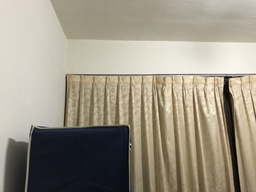
#> input picture data/Room1.JPG, 256 x 192 px, shrunk from 1024 x 768 before the run; its folder holds 4 pictures in this run
$ python main.py   (older library calls are emulated)
#> lines starting #> are read from the running program, lines starting #| are printed output that depends on the picture; after the words box and inside, x2 and y2 are one past the last pixel; in counts of white or black regions, pixels touching at a corner belong together
### SIFTMatcher.py
import numpy as np
from scipy.spatial.distance import cdist

def SIFTMatcher(descriptor1, descriptor2, THRESH=0.49):

    match = []
    dist_matrices = cdist(descriptor1, descriptor2, 'sqeuclidean')
    for idx1, dist_list in enumerate(dist_matrices):

        # find 2 minimum pairs
        smallest = [-1, 999999999]
        second_smallest = [-1, 999999999]
        for idx2, dist in enumerate(dist_list):
            dist = np.sqrt(dist)
            if dist < smallest[1]:
                second_smallest = smallest
                smallest = [idx2, dist]
            elif dist < second_smallest[1]:
                second_smallest = [idx2, dist]

        # check if the smallest pair is a match
        if smallest[1] < THRESH * second_smallest[1]:
            match.append([idx1, smallest[0]])

    return np.asarray(match)

### func.py
import numpy as np
from sympy import *


def findHomography(srcPoints, dstPoints):

    print('src points')
    print(srcPoints)
    print('dst points')
    print(dstPoints)

    # calculate homography
    H = np.array([
        [1,2,3],
        [4,5,6],
        [7,8,1]
    ], dtype=np.float)

    #print(srcPoints[0][0][0])


    f1 = None
    f2 = None
    f3 = None
    f4 = None
    f5 = None
    f6 = None
    f7 = None
    f0 = None

    belem = [0, 0, 0, 0, 0, 0, 0, 0]

    funcs = [f0, f1, f2, f3, f4, f5, f6, f7]
    for j in range(4):
        funcs[j * 2] = [srcPoints[j][0], srcPoints[j][1], 1, 0, 0, 0, -srcPoints[j][0] * dstPoints[j][0],
                       -dstPoints[j][0] * srcPoints[j][1]]
        belem[j * 2] = dstPoints[j][0]
        funcs[j * 2 + 1] = [ 0, 0, 0, srcPoints[j][0], srcPoints[j][1], 1, -srcPoints[j][0] * dstPoints[j][1]
                           , -dstPoints[j][1] * srcPoints[j][1]]
        belem[j * 2 + 1] = dstPoints[j][1]

    A = np.array([funcs[0], funcs[1], funcs[2], funcs[3], funcs[4], funcs[5], funcs[6], funcs[7]])  # 构造系数矩阵 A
    b = np.mat(belem).T  # 构造转置矩阵 b （这里必须为列向量）
    try:
        sol = np.linalg.solve(A, b)  # 调用 solve 函数求解
    except np.linalg.LinAlgError:
        return None
    print(sol)

    H[0, 0] = sol[0]
    H[0, 1] = sol[1]
    H[0, 2] = sol[2]
    H[1, 0] = sol[3]
    H[1, 1] = sol[4]
    H[1, 2] = sol[5]
    H[2, 0] = sol[6]
    H[2, 1] = sol[7]

    return H


def findHomographyRANSAC(srcPoints, dstPoints):

    ITER_NUM = 500
    bestH = None
    bestErr = np.inf

    for x in range(ITER_NUM):
        maybe_idxs, test_idxs = random_partition(4, len(srcPoints))
        H = findHomography(srcPoints[maybe_idxs], dstPoints[maybe_idxs])
        if H is None:
            continue
        testErr = np.mean(computeError(H, srcPoints[test_idxs], dstPoints[test_idxs]))
        if testErr < bestErr:
            bestH = H
            bestErr = testErr

    return bestH


def computeError(H, pt1, pt2):
    match_pt2 = pt2.T
    transformed_pt1 = H.dot(np.concatenate([pt1.T, np.ones([1, pt1.shape[0]])], axis=0))
    transformed_pt1 = (transformed_pt1 / transformed_pt1[2])[:2,]
    dists = np.linalg.norm((transformed_pt1 - match_pt2), axis=0).T
    return dists


def random_partition(k, pts_size):
    all_idxs = np.arange(pts_size)
    np.random.shuffle(all_idxs)
    idxs1 = all_idxs[:k]
    idxs2 = all_idxs[k:]
    return idxs1, idxs2


# [16 lines that do not run on import are left out]

### blending.py
import cv2
import numpy as np

def MultibandBlending(A, B, mask):

    BAND_NUM = 3

    # generate Mask pyramid
    pyM = [mask]
    for i in range(5):
        M = cv2.pyrDown(pyM[i])
        pyM.append(M)

    # generate Gaussian pyramid for A and B
    gpA = [np.asarray(A, np.float64)]
    gpB = [np.asarray(B, np.float64)]
    for i in range(1, BAND_NUM):
        a = cv2.pyrDown(gpA[i-1])
        b = cv2.pyrDown(gpB[i-1])
        gpA.append(a)
        gpB.append(b)

    # generate Laplacian Pyramid for A
    lpA = [gpA[BAND_NUM-1]]
    lpB = [gpB[BAND_NUM-1]]
    for i in range(BAND_NUM-1,0,-1):
        GE = cv2.pyrUp(gpA[i])
        res = cv2.resize(GE, (gpA[i-1].shape[1], gpA[i-1].shape[0]))
        L = cv2.subtract(gpA[i-1], res)
        lpA.append(L)

    # generate Laplacian Pyramid for B
    for i in range(BAND_NUM-1,0,-1):
        GE = cv2.pyrUp(gpB[i])
        res = cv2.resize(GE, (gpB[i - 1].shape[1], gpB[i - 1].shape[0]))
        L = cv2.subtract(gpB[i-1], res)
        lpB.append(L)

    # Now add left and right halves of images in each level
    LS = []
    for i,(la,lb) in enumerate(zip(lpA,lpB)):
        ls = np.zeros(la.shape)
        for c in range(la.shape[2]):
            ls[:,:,c] = lb[:,:,c] * pyM[BAND_NUM-i-1] + la[:,:,c] * (1-pyM[BAND_NUM-i-1])
        LS.append(ls)

    # now reconstruct
    ls_ = LS[0]
    for i in range(1,BAND_NUM):
        ls_ = cv2.pyrUp(ls_)
        res = cv2.resize(ls_, (LS[i].shape[1], LS[i].shape[0]))
        ls_ = cv2.add(res, LS[i])

    return np.asarray(ls_, np.uint8)

### main.py
import cv2
import numpy as np
import func
import blending
from SIFTMatcher import SIFTMatcher
from glob import glob

# Configs
THRESHOLD = 0.7

def main():
    name = 'Room'
    imgList = glob('./data/{}*.JPG'.format(name))
    panoFileName = './result/pano_{}.jpg'.format(name)

    # Read Images
    Images = {}
    for idx, imgPath in enumerate(sorted(imgList)):
        img = cv2.imread(imgPath)
#> img is the input picture: shape (192, 256, 3); mean B, G, R 133.4, 148.9, 156.3
        Images.update({idx: img})
        print(idx, imgPath)
    print('Images loaded. Beginning feature detection...')

    # Initiate SIFT detector
    sift = cv2.xfeatures2d.SIFT_create()

    # Extract SIFT features
    Descriptor = {}
    PointInImg = {}
    for idx, (key, img) in enumerate(sorted(Images.items())):
        I = np.asarray(img)
        f, d = sift.detectAndCompute(I, None)
        PointInImg.update({idx: f})
        Descriptor.update({idx: d})
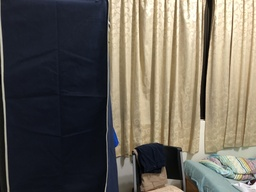
#> I: shape (192, 256, 3); mean B, G, R 89.5, 99.7, 105.3

    # Compute homography
    Transform = {0: np.identity(3)}
    PointInPano = [PointInImg[0][i].pt for i in range(len(PointInImg[0]))]
    DescriptorInPano = Descriptor[0]
    for idx in range(1, len(imgList)):
        print('fitting transformation from ' + str(idx) + ' to pano\t')
        M = SIFTMatcher(DescriptorInPano, Descriptor[idx], THRESHOLD)
        print('matching points:', len(M, ), '\n')

        dst_pts = np.float32([PointInPano[m[0]] for m in M]).reshape(-1, 1, 2)
        src_pts = np.float32([PointInImg[idx][m[1]].pt for m in M]).reshape(-1, 1, 2)

        # H, mask = cv2.findHomography(src_pts, dst_pts, cv2.RANSAC,5.0)
        H = func.findHomographyRANSAC(src_pts.reshape(-1,2), dst_pts.reshape(-1,2))

        # Remove matched keypoints before appending
        indices = [m[1] for m in M]
        pts = np.delete(PointInImg[idx], indices, axis=0)
        des = np.delete(Descriptor[idx], indices, axis=0)

        # Transform coord. of descriptors to pano space
        pts = np.asarray([pts[i].pt for i in range(len(pts))])
        pts = H.dot(np.concatenate([pts.T, np.ones([1, pts.shape[0]])], axis=0))
        pts = (pts / pts[2])[:2,].T

        # Append points and descriptors
        PointInPano = np.concatenate([PointInPano, pts], axis=0)
        DescriptorInPano = np.concatenate([DescriptorInPano, des], axis=0)

        Transform.update({idx: H})
#> this loop made 3 passes
#> pass 1, in SIFTMatcher, `dist_matrices = cdist(descriptor1, descriptor2, 'sqeuclidean')`:
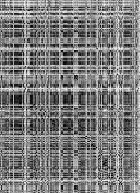
#> dist_matrices: shape (193, 140) float64; min 855, max 464633, mean 227240.7; drawn with min black and max white

    # Compute translation
    pano_corners = np.array([[], []])
    for idx in range(len(imgList)):
        # Find new corners
        curImg = Images[idx]
        corners = np.array([
            [0, curImg.shape[1], curImg.shape[1], 0],
            [0, 0, curImg.shape[0], curImg.shape[0]],
            [1, 1, 1, 1]
        ])
        new_corners = Transform[idx].dot(corners)
        pano_corners = np.concatenate([pano_corners, (new_corners/new_corners[2])[:2,]], axis=1)

    # Calculate translation matrix
    T = np.identity(3, np.float)
    T[0, 2] = -pano_corners[0].min()
    T[1, 2] = -pano_corners[1].min()

    # Calculate new image size
    new_size = (int(pano_corners[0].max()-pano_corners[0].min()), int(pano_corners[1].max()-pano_corners[1].min()))

    # Stitch images
    pano = cv2.warpPerspective(Images[0], T, new_size)
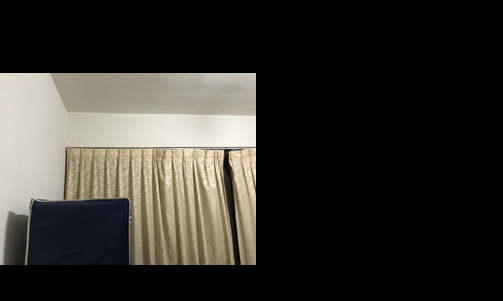
#> pano: shape (301, 503, 3); mean of channels 0, 1, 2 43.3, 48.4, 50.7; drawn as B, G, R
    print('Pano size:', pano.shape)
    for idx in range(1, len(imgList)):

        H = Transform[idx]

        # Warp images
        warped_mask = cv2.warpPerspective(Images[idx], T.dot(H), new_size)
        warped = cv2.warpPerspective(Images[idx], T.dot(H), new_size, borderMode=cv2.BORDER_REFLECT)

        # Find mask
        mask = np.sum(warped_mask, axis=2) != 0
        mask = mask.astype(np.float) # bool to 0 1

        # Do multiband blending
        pano = blending.MultibandBlending(pano, warped, mask)

        cv2.imshow('result{}_{}_pano'.format(idx, idx+1), pano)
        cv2.waitKey(0)
        cv2.destroyAllWindows()
#> this loop made 3 passes
#> pass 1, in main, `warped_mask = cv2.warpPerspective(Images[idx], T.dot(H), new_size)`:
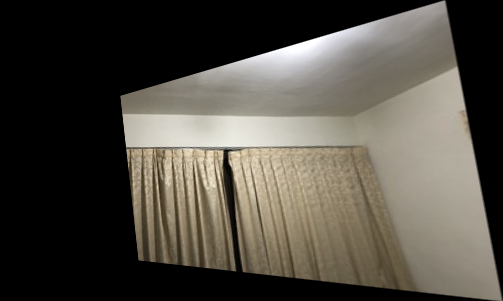
#> warped_mask: shape (301, 503, 3); mean of channels 0, 1, 2 67.5, 76.1, 80.5; drawn as B, G, R
#> pass 1, in main, `warped = cv2.warpPerspective(Images[idx], T.dot(H), new_size, borderMo..`:
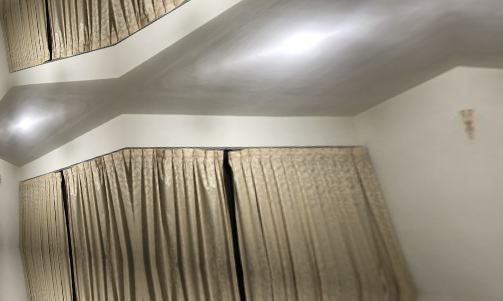
#> warped: shape (301, 503, 3); mean of channels 0, 1, 2 126.1, 141.8, 149.8; drawn as B, G, R
#> pass 1, in main, `mask = np.sum(warped_mask, axis=2) != 0`:
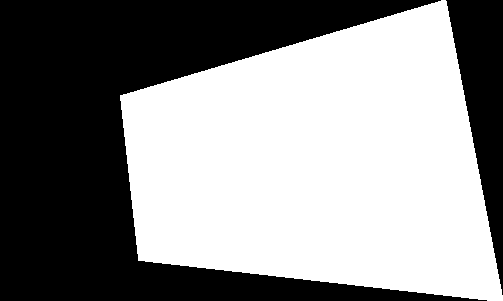
#> mask: shape (301, 503) bool; 54.2% white; 2 black regions, box (x1, y1, x2, y2) and area: (0, 0, 487, 301) 60881, (446, 0, 503, 295) 8428
#> after the loop:
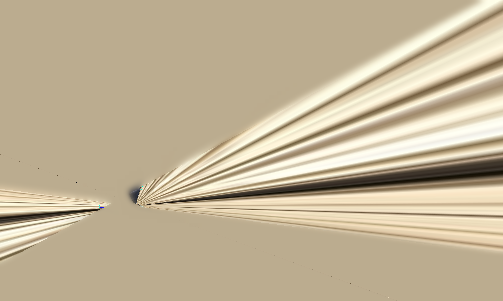
#> pano: shape (301, 503, 3); mean of channels 0, 1, 2 151.5, 179.6, 194.1; drawn as B, G, R

    cv2.imwrite(panoFileName, pano)


if __name__ == '__main__':
    main()
